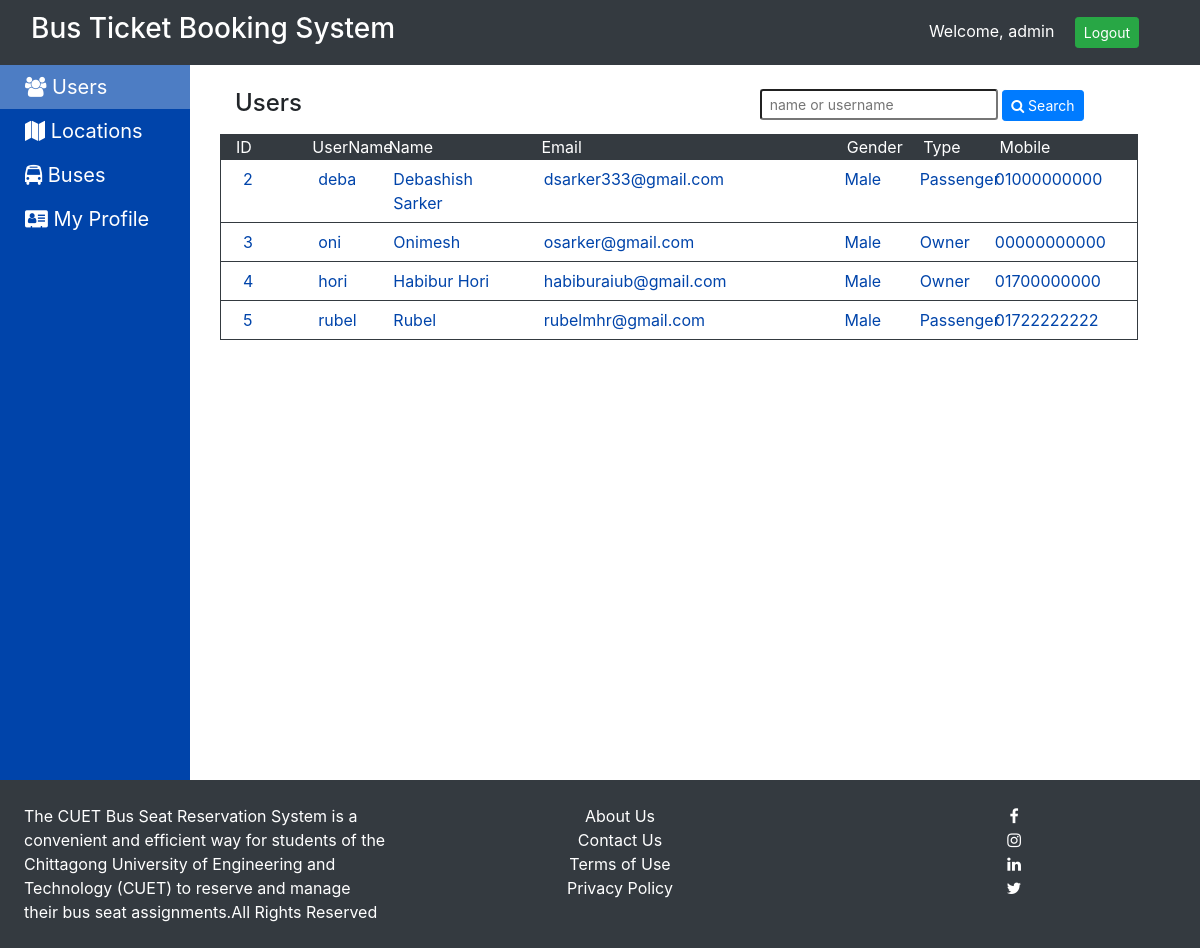
The page /users.php (signed in) on the database as committed earlier.
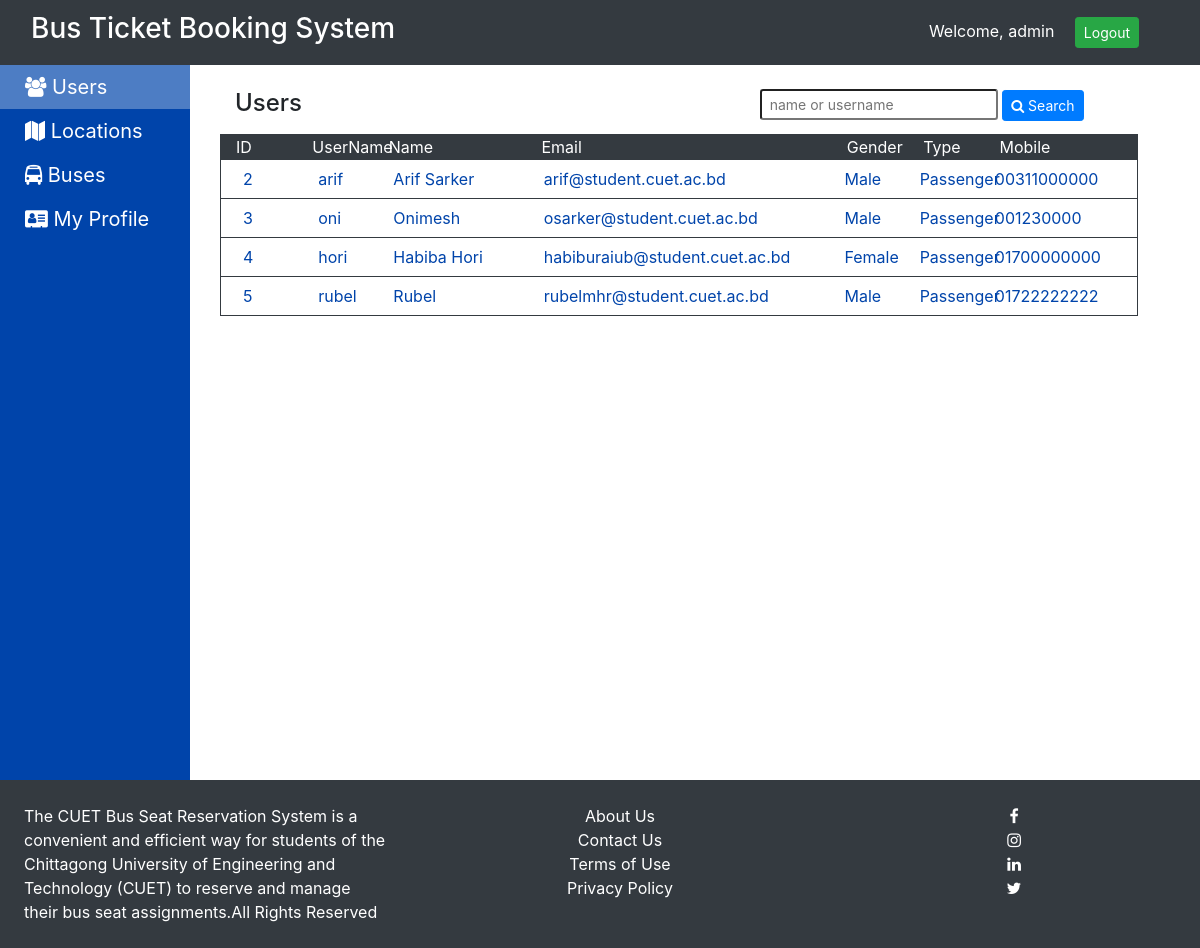
The same page on the database as committed later.
### tables this page shows
CREATE TABLE `users` (
  `id` int(5) NOT NULL,
  `uname` varchar(20) NOT NULL,
  `name` varchar(25) NOT NULL,
  `email` varchar(40) NOT NULL,
  `password` varchar(25) NOT NULL,
  `gender` enum('Male','Female','Other') NOT NULL,
  `utype` enum('Admin','Owner','Passenger') NOT NULL,
  `address` varchar(120) NOT NULL,
  `mobile` varchar(10) NOT NULL
);

### users.php (the view, shortened to what this page needs)
<?php
include 'inc/basic_template.php';
t_header("Bus user Booking &mdash; User Manager");
t_login_nav();
t_admin_sidebar();
?>
<div class="container">
    <div class="row mb-2">
    <h4 class="col-md-3">Users</h4>
    <div class="col-md-8 text-right ml-4">
    <form method="post" action="">
    	<input type="text" name="user" class="form-control-sm" placeholder="name or username" value="<?php echo (isset($_POST['user'])) ? $_POST['user'] : ""; ?>">
        <button type="submit" class="btn btn-sm btn-primary"><i class="fa fa-search"></i> Search</button>
    </form>
    </div>
</div>
<div class="table-con">
<div class="row">
    <div class="col-md-1">ID</div>
    <div class="col-md-1">UserName</div>
    <div class="col-md-2">Name</div>
    <div class="col-md-4">Email</div>
    <div class="col-md-1">Gender</div>
    <div class="col-md-1">Type</div>
    <div class="col-md-1">Mobile</div>
</div>
<?php
$conn = initDB();
$query = "select * from users where id<>" . $_SESSION['user']['id'];
$res = $conn->query($query);
if ($res->num_rows == 0) {
    echo '
    <div class="row">
        <div class="col-md-12">No Users</div>
    </div>';
}
else {
    while ($row = $res->fetch_assoc()) {
        echo '
        <div class="content row">
            <div class="col-md-1 text-left">' . $row["id"] . '</div>
            <div class="col-md-1 text-left">' . $row["uname"] . '</div>
            <div class="col-md-2 text-left">' . $row["name"] . '</div>
            <div class="col-md-4 text-left">' . $row["email"] . '</div>
            <div class="col-md-1 text-left">' . $row["gender"] . '</div>
            <div class="col-md-1 text-left">' . $row["utype"] . '</div>
            <div class="col-md-1 text-left">0' . $row["mobile"] . '</div>
        </div>';
    }
}
?>
</div>
</div>
<?php
t_footer();
?>

### inc/basic_template.php (shortened to what this page needs)
<?php
function t_header($title) {
	echo '
<!DOCTYPE html>
<html>
<head>
  <title>'.$title.'</title>
  <link rel="stylesheet" type="text/css" href="./css/bootstrap.min.css"/>
  <link rel="stylesheet" type="text/css" href="./css/font-awesome.min.css"/>
  <link rel="stylesheet" type="text/css" href="./css/style.css?'.date('his').'"/>
  <script type="text/javascript" src="https://ajax.googleapis.com/ajax/libs/jquery/3.4.1/jquery.min.js"></script>
  <script type="text/javascript" src="https://maxcdn.bootstrapcdn.com/bootstrap/3.4.1/js/bootstrap.min.js"></script>
</head>
<body>';
}
function t_login_nav() {
	echo '
<div class="navbar fixed-top navbar-default header">
<div class="container-fluid">
	<h3>Bus Ticket Booking System</h3>
	<div class="navbar-right">Welcome, '.$_SESSION['user']['uname'].' <a href="./index.php?logout=1"><button class="btn btn-success ml-3 btn-sm">Logout</button></a></div>
</div></div>';
}
function t_admin_sidebar() {
	$file = basename($_SERVER['PHP_SELF'],'.php');
	echo '
<div class="row">
	<div class="col-md-2 sidebar">
			<ul>
				<li><a href="./users.php"'.(($file == 'users') ? 'class="active"' : '').'><i class="fa fa-users"></i> Users</a></li>
				<li><a href="./locations.php"'.(($file == 'locations') ? 'class="active"' : '').'><i class="fa fa-map"></i> Locations</a></li>
				<li><a href="./buses.php"'.(($file == 'buses') ? 'class="active"' : '').'><i class="fa fa-bus"></i> Buses</a></li>
				<li><a href="./profile.php"'.(($file == 'profile') ? 'class="active"' : '').'><i class="fa fa-address-card"></i> My Profile</a></li>
			</ul>
	</div>
	<div class="col-md-10">
		<div class="container-fluid my-4">
	';
}
function t_footer() {
	echo '</div>
	</div>
</div>
<div class="footer">
	<div class="row p-4">
		<div class="col-md-4">The CUET Bus Seat Reservation System is a convenient and efficient way for students of the Chittagong University of Engineering and Technology (CUET) to reserve and manage their bus seat assignments.All Rights Reserved</div>
		<div class="col-md-4 text-center">
		<ul class="list-null">
            <li><a href="#">About Us</a></li>
            <li><a href="#">Contact Us</a></li>
            <li><a href="#">Terms of Use</a></li>
            <li><a href="#">Privacy Policy</a></li>
        </ul>
        </div>
		<div class="col-md-4 text-center text-light">
		<ul class="list-null">
            <li><a target="_blank" href="//facebook.com/#"><i class="fa fa-facebook"></i></a></li>
            <li><a target="_blank" href="//www.instagram.com/#"><i class="fa fa-instagram"></i></a></li>
            <li><a target="_blank" href="//www.linkedin.com/#"><i class="fa fa-linkedin"></i></a></li>
            <li><a target="_blank" href="//twitter.com/#"><i class="fa fa-twitter"></i></a></li>
        </ul>
		</div>
	</div>
</div>
</body>
</html>
	';
}
?>

### css/style.css (style rules this page uses)
body { padding-top: 65px; }
.header { background: #343A40; color: #fff; height: 65px; }
.list-null { list-style: none; }
.footer { width: 100%; background: #343A40; color: #fff; }
.list-null a { color: #fff; }
.sidebar ul { list-style: none; padding: 0; }
.sidebar li a { display: block; padding: 7px; padding-left: 25px; color: #fff; text-decoration: none; font-size: 20px; }
.sidebar li a:hover, .sidebar .active { background: rgba(255,255,255,0.3); }
.sidebar { background: #0044aa; padding-right: 0; min-height: calc(100vh - 85px); }
.table-con { width: 95%; }
.table-con .row:first-of-type, .table-con .head { background: #343A40; border: 1px solid #343A40; color: #fff; }
.table-con .content { background: #fff!important; color: #0044aa!important; cursor: pointer; padding: 7px; border-width: 0 1px 1px 1px; border-color: #343A40; border-style: solid; }
button { margin-right: 30px; }

Rows that differ between the two databases and show on the page:
changed users id 2: uname "deba" → "arif"; name "Debashish Sarker" → "Arif Sarker"; email "dsarker333@gmail.com" → "arif@student.cuet.ac.bd"; mobile "1000000000" → "0311000000"
changed users "oni": email "osarker@gmail.com" → "osarker@student.cuet.ac.bd"; utype "Owner" → "Passenger"; mobile "0000000000" → "01230000"
changed users "hori": name "Habibur Hori" → "Habiba Hori"; email "habiburaiub@gmail.com" → "habiburaiub@student.cuet.ac.bd"; gender "Male" → "Female"; utype "Owner" → "Passenger"
changed users "rubel": email "rubelmhr@gmail.com" → "rubelmhr@student.cuet.ac.bd"
